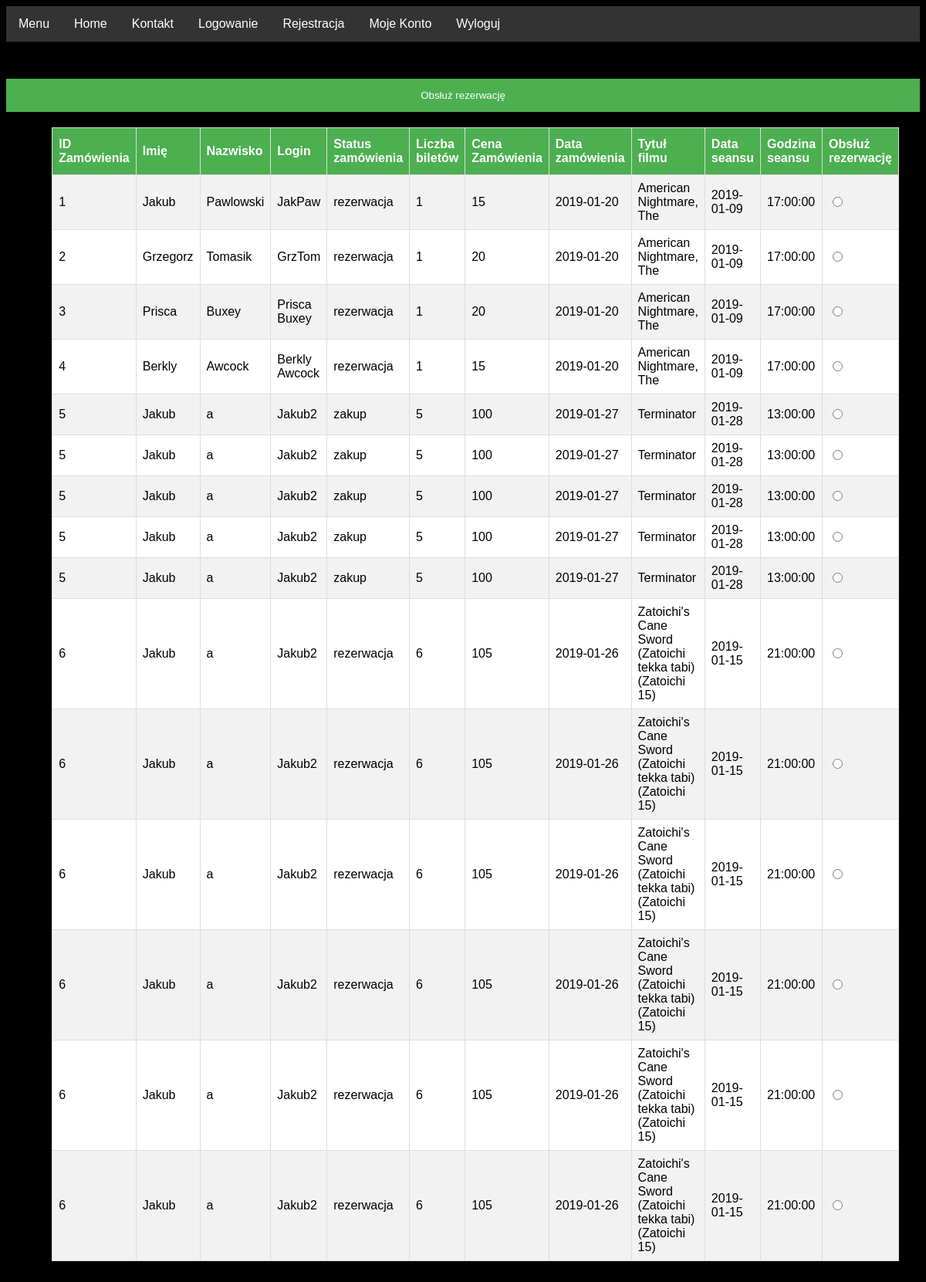
Screenshot of /rezerwacje.php (signed in) with the database file from the repository.
### tables this page shows
CREATE TABLE `zamowienie` (
  `ID_zamowienie` int(11) NOT NULL,
  `ID_osoba` int(11) NOT NULL,
  `status_zamowienia` varchar(20) NOT NULL,
  `liczba_biletow` int(3) NOT NULL,
  `cena_zamowienia` int(4) NOT NULL,
  `data_zamowienia` date NOT NULL
);

CREATE TABLE `osoba` (
  `ID_osoba` int(11) NOT NULL,
  `imie` varchar(20) NOT NULL,
  `nazwisko` varchar(20) NOT NULL,
  `login` varchar(20) NOT NULL,
  `haslo` varchar(20) NOT NULL,
  `e-mail` varchar(30) NOT NULL,
  `nr_telefonu` int(11) NOT NULL,
  `ID_rodzajkonta` int(11) NOT NULL,
  `liczba_punktow` int(11) NOT NULL
);

CREATE TABLE `film` (
  `ID_film` int(10) NOT NULL,
  `tytul` varchar(255) NOT NULL,
  `rezyser` varchar(255) NOT NULL,
  `scenariusz` varchar(255) DEFAULT NULL,
  `gatunek` varchar(255) NOT NULL,
  `premiera` date DEFAULT NULL,
  `kraj_pochodzenia` varchar(255) DEFAULT NULL,
  `czas_trwania` int(6) NOT NULL
);

CREATE TABLE `repertuar` (
  `ID_repertuar` int(10) NOT NULL,
  `ID_film` int(10) NOT NULL,
  `godzina` time NOT NULL,
  `data` date NOT NULL,
  `liczba_wolnych_miejsc` int(3) NOT NULL
);

### rezerwacje.php (the view, shortened to what this page needs)
<?php
	try
	{
		require_once "connect.php";
		$polaczenie = @new mysqli($host,$db_user,$db_password,$db_name);
		if ($polaczenie->connect_errno!=0)
		{
			throw new Exception(mysqli_connect_errno());
		}
		else
		{
			$rezultat = $polaczenie->query("SELECT 	zamowienie.ID_zamowienie, zamowienie.status_zamowienia,
												   	zamowienie.liczba_biletow, zamowienie.cena_zamowienia,
													zamowienie.data_zamowienia, osoba.imie, osoba.nazwisko,
													osoba.login, repertuar.godzina, repertuar.data, film.tytul
											FROM zamowienie
											JOIN osoba ON zamowienie.ID_osoba = osoba.ID_osoba
											JOIN bilet ON bilet.ID_zamowienie = zamowienie.ID_zamowienie
											JOIN repertuar ON repertuar.ID_repertuar = bilet.ID_repertuar
											JOIN film ON repertuar.ID_film = film.ID_film
											WHERE 1;");
		}
	}
	catch(Exception $e)
	{
		echo '<span style="color:red;">Błąd serwera! Przepraszamy za niedogodności i prosimy o rejestrację w innym terminie!</span>';
		echo '<br/>Informacja developerska: '.$e;
	}
?>
<!DOCTYPE HTML>
<html lang="pl">
<head>
	<link rel="stylesheet" href="CSS/mainStyle.css" type="text/css">
	<link rel="stylesheet" href="CSS/styles.css" type="text/css">
	<link rel="stylesheet" href="CSS/style.css" type="text/css">
</head>
<body>
	<div  id="menu">
		<ul>
			<li><a href="#news"><span color onclick="openNav()">Menu</span></a></li>
			<li><a class="active" href="index.php">Home</a></li>
			<li><a href="kontakt.php">Kontakt</a></li>
			<li><a onclick="document.getElementById('id01').style.display='block'">Logowanie</a></li>
			<li><a href="rejestracja.php">Rejestracja</a></li>
			<li><a href="konto.php">Moje Konto</a></li>
			<li>
				<?php if(isset($_SESSION['zalogowany']))
						echo '<a href="logout.php">Wyloguj</a>';
				?>
			</li>
		</ul>
	</div>
	<div id="wrapper">
		<form method="post" >
			<input type="submit" value="Obsłuż rezerwację" style="text-align: rigth;"/>
			<table id="customers">
				<tr>
					<th>ID Zamówienia</th>
					<th>Imię</th>
					<th>Nazwisko</th>
					<th>Login</th>
					<th>Status zamówienia</th>
					<th>Liczba biletów</th>
					<th>Cena Zamówienia</th>
					<th>Data zamówienia</th>
					<th>Tytuł filmu</th>
					<th>Data seansu</th>
					<th>Godzina seansu</th>
					<th>Obsłuż rezerwację</th>
				</tr>
				<?php
					while($row = $rezultat->fetch_assoc())
					{
						echo "<tr>";
						echo "<td>".$row['ID_zamowienie']."</td>";
						echo "<td>".$row['imie']."</td>";
						echo "<td>".$row['nazwisko']."</td>";
						echo "<td>".$row['login']."</td>";
						echo "<td>".$row['status_zamowienia']."</td>";
						echo "<td>".$row['liczba_biletow']."</td>";
						echo "<td>".$row['cena_zamowienia']."</td>";
						echo "<td>".$row['data_zamowienia']."</td>";
						echo "<td>".$row['tytul']."</td>";
						echo "<td>".$row['data']."</td>";
						echo "<td>".$row['godzina']."</td>";
						echo '<td><input type="radio" name="rezerwacja" value="'.$row['ID_zamowienie'].'"/></td>';
						echo "</tr>";
					}
				?>
			</table>
		</form>
	</div>
</body>
</html>

### CSS/mainStyle.css (style rules this page uses)
ul { list-style-type: none; margin: 0; padding: 0; overflow: hidden; background-color: #333; width: 100%; z-index: 1; }
li { float: left; }
li a { display: block; color: white; text-align: center; padding: 14px 16px; text-decoration: none; }
body { background:black; font-family: Arial, Helvetica, sans-serif; }
input[type=submit] { background-color: #4CAF50; color: white; padding: 14px 20px; margin: 8px 0; border: none; cursor: pointer; width: 100%; }

### CSS/style.css (style rules this page uses)
body { background-color: black; }
a { text-decoration: none; }
#wrapper { width: 100%; padding-bottom: 50px; margin-top: 40px; margin-bottom: 40px; justify-content: center; display: flex; }
#customers { font-family: "Trebuchet MS", Arial, Helvetica, sans-serif; border-collapse: collapse; transition: margin-left .5s; padding: 20px; background-color: white; margin: 1% 5% 1% 5%; }
#customers td, #customers th { border: 1px solid #ddd; padding: 8px; }
#customers tr:nth-child(even) { background-color: #f2f2f2; }
#customers th { padding-top: 12px; padding-bottom: 12px; text-align: left; background-color: #4CAF50; color: white; }
table, td, th { border: 1px solid white; }
table { border-collapse: collapse; }
th { text-align: left; }

### rows the page displays
zamowienie: ID_zamowienie "1", ID_osoba.imie "Jakub", ID_osoba.nazwisko "Pawlowski", ID_osoba.login "JakPaw", status_zamowienia "rezerwacja", liczba_biletow "1", cena_zamowienia "15", data_zamowienia "2019-01-20", film.tytul "American Nightmare, The", repertuar.data "2019-01-09", repertuar.godzina "17:00:00"
zamowienie: ID_zamowienie "2", ID_osoba.imie "Grzegorz", ID_osoba.nazwisko "Tomasik", ID_osoba.login "GrzTom", status_zamowienia "rezerwacja", liczba_biletow "1", cena_zamowienia "20", data_zamowienia "2019-01-20", film.tytul "American Nightmare, The", repertuar.data "2019-01-09", repertuar.godzina "17:00:00"
zamowienie: ID_zamowienie "3", ID_osoba.imie "Prisca", ID_osoba.nazwisko "Buxey", ID_osoba.login "Prisca Buxey", status_zamowienia "rezerwacja", liczba_biletow "1", cena_zamowienia "20", data_zamowienia "2019-01-20", film.tytul "American Nightmare, The", repertuar.data "2019-01-09", repertuar.godzina "17:00:00"
zamowienie: ID_zamowienie "4", ID_osoba.imie "Berkly", ID_osoba.nazwisko "Awcock", ID_osoba.login "Berkly Awcock", status_zamowienia "rezerwacja", liczba_biletow "1", cena_zamowienia "15", data_zamowienia "2019-01-20", film.tytul "American Nightmare, The", repertuar.data "2019-01-09", repertuar.godzina "17:00:00"
zamowienie: ID_zamowienie "5", ID_osoba.imie "Jakub", ID_osoba.nazwisko "a", ID_osoba.login "Jakub2", status_zamowienia "zakup", liczba_biletow "5", cena_zamowienia "100", data_zamowienia "2019-01-27", film.tytul "Terminator", repertuar.data "2019-01-28", repertuar.godzina "13:00:00"
zamowienie: ID_zamowienie "6", ID_osoba.imie "Jakub", ID_osoba.nazwisko "a", ID_osoba.login "Jakub2", status_zamowienia "rezerwacja", liczba_biletow "6", cena_zamowienia "105", data_zamowienia "2019-01-26", film.tytul "Zatoichi's Cane Sword (Zatoichi tekka tabi) (Zatoichi 15)", repertuar.data "2019-01-15", repertuar.godzina "21:00:00"
